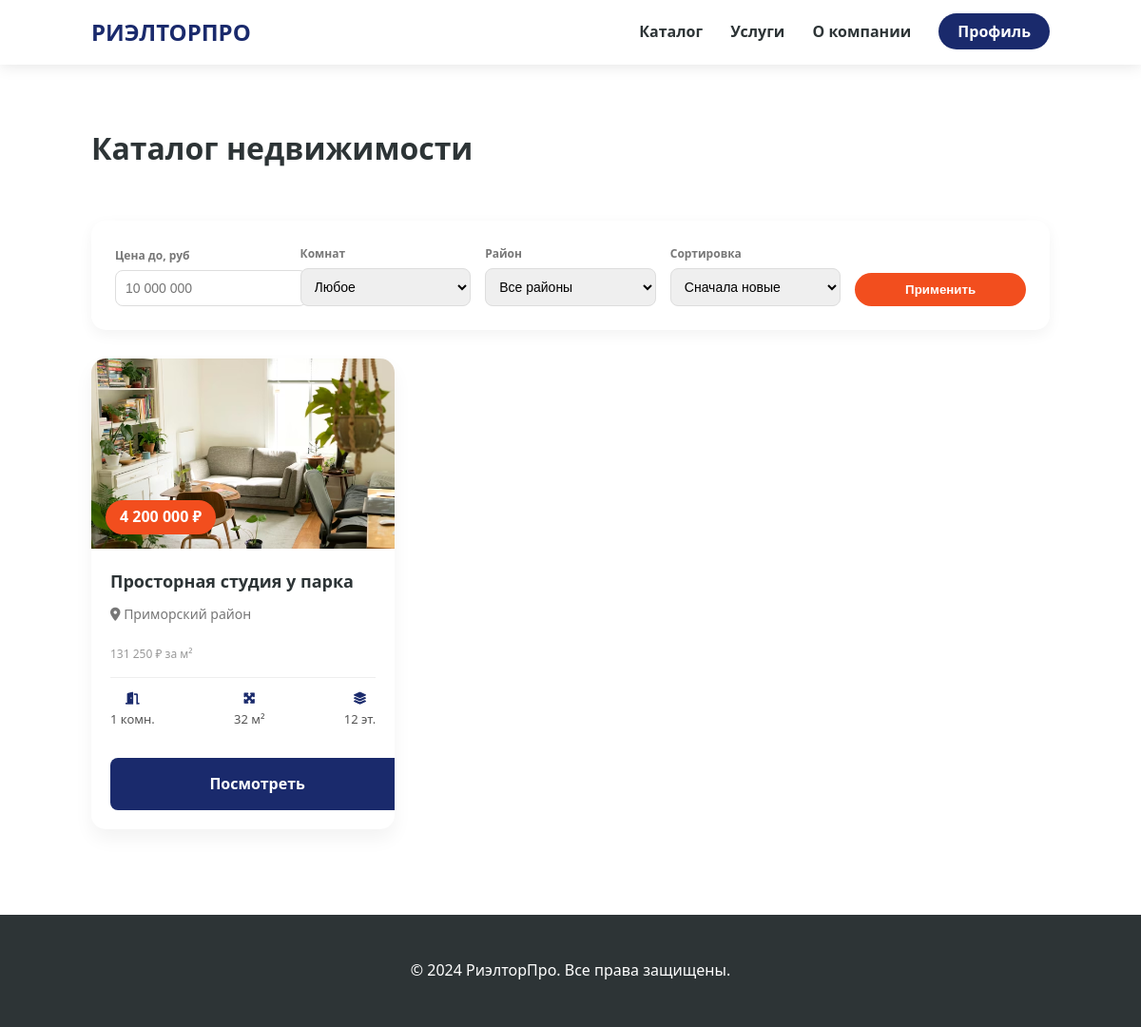
The app's page /catalog.php?rooms=1 with its own data.
### tables this page shows
CREATE TABLE IF NOT EXISTS `properties` (
  `id` int(11) NOT NULL AUTO_INCREMENT,
  `title` varchar(255) NOT NULL,
  `price` int(11) NOT NULL,
  `rooms` int(11) NOT NULL,
  `area` int(11) NOT NULL,
  `district` varchar(100) NOT NULL,
  `house_type` varchar(100) NOT NULL,
  `renovation` varchar(100) NOT NULL,
  `floor` int(11) NOT NULL,
  `image_url` varchar(255) DEFAULT NULL,
  `created_at` timestamp NOT NULL DEFAULT current_timestamp(),
  `description` text DEFAULT NULL,
  PRIMARY KEY (`id`)
);

### catalog.php (the view, shortened to what this page needs)
<?php
require_once 'db.php';
$where = [];
$params = [];
if (!empty($_GET['rooms'])) {
    $where[] = "rooms = ?";
    $params[] = $_GET['rooms'];
}
$sql = "SELECT * FROM properties";
if ($where) {
    $sql .= " WHERE " . implode(" AND ", $where);
}
$sort = $_GET['sort'] ?? 'new';
if ($sort == 'cheap') $sql .= " ORDER BY price ASC";
elseif ($sort == 'area') $sql .= " ORDER BY area DESC";
else $sql .= " ORDER BY created_at DESC";
$stmt = $pdo->prepare($sql);
$stmt->execute($params);
$items = $stmt->fetchAll();
?>
<!DOCTYPE html>
<html lang="ru">
<head>
    <link rel="stylesheet" href="https://cdnjs.cloudflare.com/ajax/libs/font-awesome/6.0.0/css/all.min.css">
    <link rel="stylesheet" href="style/style.css">
</head>
<body>
<header>
    <a href="index.php" class="logo">РиэлторПро</a>
    <nav>
        <a href="catalog.php">Каталог</a>
        <a href="services.php">Услуги</a>
        <a href="about.php">О компании</a>
        <?php if (isset($_SESSION['user_id'])): ?>
            <a href="logout.php" class="btn-profile" style="background: var(--accent-color);">Выйти</a>
        <?php else: ?>
            <a href="login.php" class="btn-profile">Профиль</a>
        <?php endif; ?>
    </nav>
</header>
<div class="catalog-container">
    <h1>Каталог недвижимости</h1>
    <form class="filters-panel" method="GET">
        <div>
            <label>Цена до, руб</label>
            <input type="number" name="price_to" placeholder="10 000 000" value="<?php echo $_GET['price_to'] ?? ''; ?>">
        </div>
        <div>
            <label>Комнат</label>
            <select name="rooms">
                <option value="">Любое</option>
            </select>
        </div>
        <div>
            <label>Район</label>
            <select name="district">
                <option value="">Все районы</option>
            </select>
        </div>
        <div>
            <label>Сортировка</label>
            <select name="sort">
                <option value="new">Сначала новые</option>
            </select>
        </div>
        <button type="submit" class="btn-search" style="padding: 10px;">Применить</button>
    </form>
    <div class="properties-grid">
        <?php foreach ($items as $item): ?>
            <div class="property-card">
                <div class="property-img" style="background-image: url('img/objects/<?php echo $item['image_url']; ?>');">
                    <div class="property-price"><?php echo number_format($item['price'], 0, '', ' '); ?> ₽</div>
                </div>
                <div class="property-info">
                    <h3><?php echo htmlspecialchars($item['title']); ?></h3>
                    <span class="property-address"><i class="fas fa-map-marker-alt"></i> <?php echo $item['district']; ?> район</span>
                    <div class="price-sq">
                        <?php echo number_format($item['price'] / $item['area'], 0, '', ' '); ?> ₽ за м²
                    </div>
                    <div class="property-stats">
                        <div class="stat-item"><i class="fas fa-door-open"></i> <?php echo $item['rooms']; ?> комн.</div>
                        <div class="stat-item"><i class="fas fa-expand-arrows-alt"></i> <?php echo $item['area']; ?> м²</div>
                        <div class="stat-item"><i class="fas fa-layer-group"></i> <?php echo $item['floor']; ?> эт.</div>
                    </div>
                    <div class="btn-view-container">
                        <a href="property.php?id=<?php echo $item['id']; ?>" class="btn-submit" style="display: block; text-decoration: none; text-align: center;">
                            Посмотреть
                        </a>
                    </div>
                </div>
            </div>
        <?php endforeach; ?>
    </div>
</div>
<footer style="background: #2d3436; color: white; padding: 30px; text-align: center; margin-top: 50px;">
    <p>&copy; 2024 РиэлторПро. Все права защищены.</p>
</footer>
</body>
</html>

### style/style.css (style rules this page uses)
:root { --primary-color: #1a2a6c; --accent-color: #f24e1e; --text-dark: #2d3436; --bg-light: #f8f9fa; --white: #ffffff; --transition: 0.3s ease; }
body { font-family: 'Segoe UI', Roboto, Helvetica, Arial, sans-serif; margin: 0; color: var(--text-dark); line-height: 1.6; scroll-behavior: smooth; }
header { background: var(--white); padding: 15px 8%; display: flex; justify-content: space-between; align-items: center; box-shadow: 0 2px 15px rgba(0,0,0,0.1); position: sticky; top: 0; z-index: 1000; }
.logo { font-size: 24px; font-weight: 800; color: var(--primary-color); text-decoration: none; text-transform: uppercase; }
nav a { margin-left: 25px; text-decoration: none; color: var(--text-dark); font-weight: 600; transition: var(--transition); }
.btn-search { background: var(--accent-color); color: white; border: none; padding: 15px 35px; border-radius: 50px; cursor: pointer; font-weight: bold; }
.btn-submit { background: var(--primary-color); color: white; width: 100%; padding: 15px; border: none; border-radius: 8px; cursor: pointer; font-size: 16px; font-weight: bold; }
.btn-profile { background: var(--primary-color); color: white !important; padding: 8px 20px; border-radius: 50px; }
.catalog-container { padding: 40px 8%; display: flex; gap: 30px; flex-direction: column; }
.filters-panel { background: var(--white); padding: 25px; border-radius: 15px; box-shadow: 0 5px 15px rgba(0,0,0,0.05); display: grid; grid-template-columns: repeat(auto-fit, minmax(150px, 1fr)); gap: 15px; align-items: end; }
.filters-panel label { display: block; font-size: 12px; font-weight: bold; margin-bottom: 5px; color: #777; }
.filters-panel input, .filters-panel select { width: 100%; padding: 10px; border: 1px solid #ddd; border-radius: 8px; font-size: 14px; }
.properties-grid { display: grid; grid-template-columns: repeat(auto-fill, minmax(300px, 1fr)); gap: 25px; }
.property-card { background: var(--white); border-radius: 15px; overflow: hidden; box-shadow: 0 10px 20px rgba(0,0,0,0.05); transition: var(--transition); display: flex; flex-direction: column; height: 100%; }
.property-img { height: 200px; background-size: cover; background-position: center; position: relative; }
.property-price { position: absolute; bottom: 15px; left: 15px; background: var(--accent-color); color: white; padding: 5px 15px; border-radius: 50px; font-weight: bold; }
.property-info { padding: 20px; flex-grow: 1; display: flex; flex-direction: column; }
.property-info h3 { margin: 0 0 10px 0; font-size: 18px; }
.property-address { color: #777; font-size: 14px; margin-bottom: 15px; display: block; }
.property-stats { display: flex; justify-content: space-between; padding: 15px 0; border-top: 1px solid #eee; margin-top: 15px; }
.stat-item { text-align: center; font-size: 13px; color: #555; }
.stat-item i { display: block; color: var(--primary-color); margin-bottom: 5px; }
.price-sq { font-size: 12px; color: #999; margin-top: 5px; }
.btn-view-container { margin-top: auto; padding-top: 15px; }

### records on screen
properties: image_url (picture), price "4 200 000", title "Просторная студия у парка", district "Приморский", $item['price'] / $item['area'] "131 250", rooms "1", area "32", floor "12"
